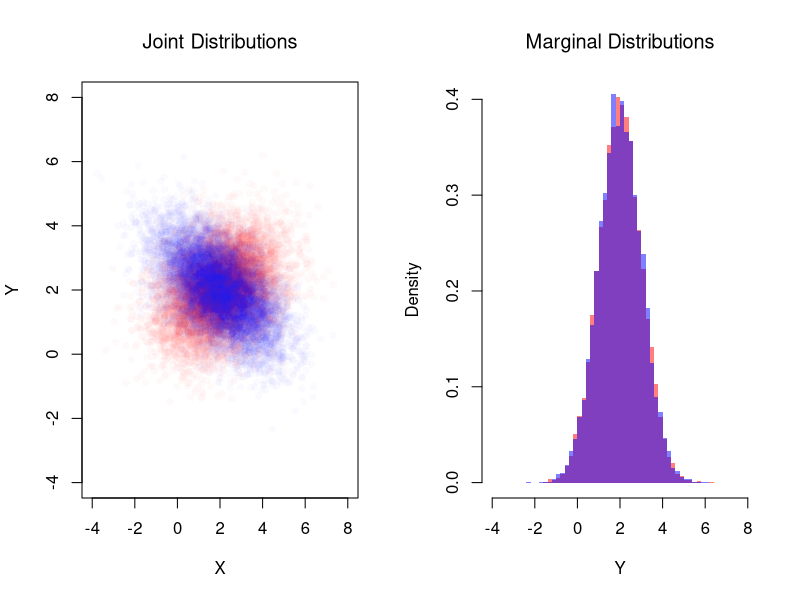
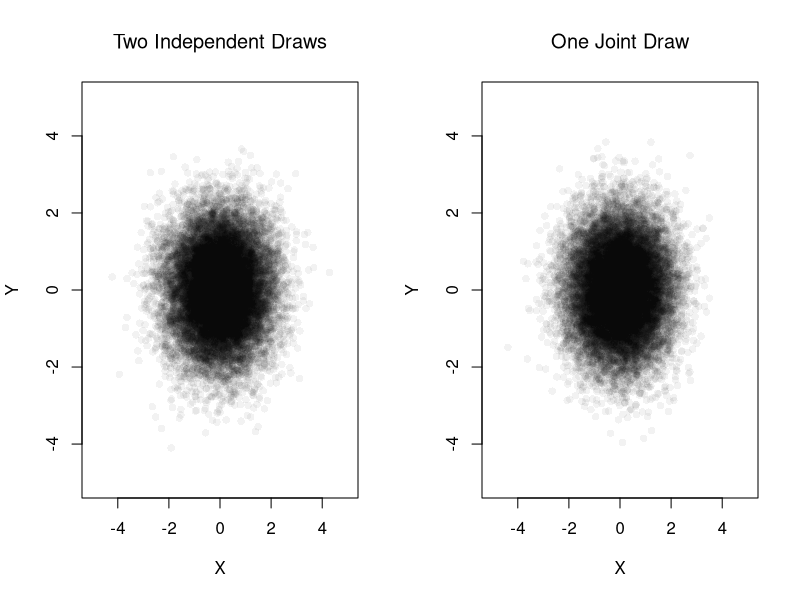
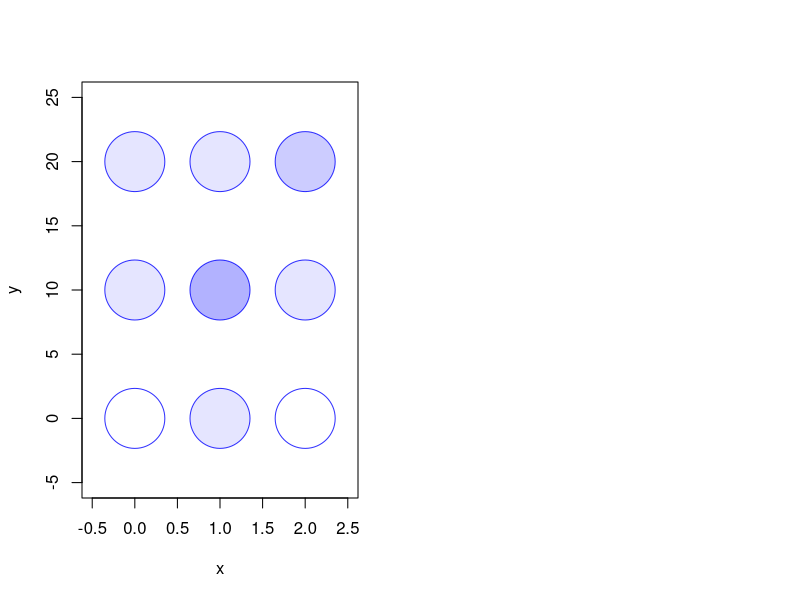

The R source for these figures, in order:
## ---- chunk 1
# Create a 2x2 matrix for the joint distribution.
# Rows correspond to X (coin 1), and columns correspond to Y (coin 2).
probs <- c(0.25, 0.25, 0.25, 0.25) # Fair coin
P_xy <- matrix( probs, nrow = 2, ncol = 2)
rownames(P_xy) <- c('Y=0', 'Y=1')
colnames(P_xy) <- c('X=0', 'X=1')
P_xy

# Draw N bivariate observations
N <- 500
xy_vals <- expand.grid(y = 0:1, x = 0:1)
draws <- sample(nrow(xy_vals), N, replace = TRUE, prob = P_xy)
x_sim <- xy_vals[draws, 'x']
y_sim <- xy_vals[draws, 'y']

# With enough draws, empirical frequencies approach the true probabilities
table(y_sim, x_sim) / N
P_xy
## ---- chunk 2
# Compute the marginal distributions.
# Marginal for X: sum across columns.
P_x <- colSums(P_xy)
P_x
# Marginal for Y: sum across rows.
P_y <- rowSums(P_xy)
P_y

# Compute the conditional probabilities Prob(Y | X).
PY_x <- matrix(0, nrow = 2, ncol = 2)
for (j in c(1, 2)) {
  PY_x[, j] <- P_xy[, j] / P_x[j]
}
rownames(PY_x) <- c('Y=0', 'Y=1')
colnames(PY_x) <- c('given X=0', 'given X=1')
PY_x
## ---- chunk 3
# Create the joint distribution matrix for the unfair coin case.
probs <- c(0.5, 0, 0, 0.5) # unfair coin

P_xy <- matrix( probs, nrow = 2, ncol = 2)
rownames(P_xy) <- c('Y=0', 'Y=1')
colnames(P_xy) <- c('X=0', 'X=1')
P_xy


# Compute the marginal distributions.
# Marginal for X: sum across columns.
P_x <- colSums(P_xy)
P_x
# Marginal for Y: sum across rows.
P_y <- rowSums(P_xy)
P_y

# Compute the conditional probabilities Prob(Y | X).
PY_x <- matrix(0, nrow = 2, ncol = 2)
for (j in c(1, 2)) {
  PY_x[, j] <- P_xy[, j] / P_x[j]
}
rownames(PY_x) <- c('Y=0', 'Y=1')
colnames(PY_x) <- c('given X=0', 'given X=1')
PY_x
## ---- chunk 4
probs <- c(0.4, 0.2, 0.1, 0.3)
P_xy <- matrix(probs, nrow = 2,
  dimnames = list(c('Y=0', 'Y=1'), c('X=0', 'X=1')))

# Draw N bivariate observations
xy_vals <- expand.grid(y = 0:1, x = 0:1)
N <- 500
draws <- sample(nrow(xy_vals), N, replace = TRUE, prob = P_xy)
x_sim <- xy_vals[draws, 'x']
y_sim <- xy_vals[draws, 'y']

table(y_sim, x_sim) / N
P_xy
## ---- chunk 5
library(mvtnorm)

# Simulate Bivariate Data
N <- 10000
Mu <- c(2, 2) ## Means

Sigma1 <- matrix(c(2, -.8, -.8, 1), 2, 2) ## CoVariance Matrix 1
xy1_sim <- rmvnorm(N, Mu, Sigma1)
colnames(xy1_sim) <- c('x_sim', 'y_sim')

Sigma2 <- matrix(c(2, .4, .4, 1), 2, 2) ## CoVariance Matrix 2
xy2_sim <- rmvnorm(N, Mu, Sigma2)
colnames(xy2_sim) <- c('x_sim', 'y_sim')

par(mfrow=c(1, 2))
## Different diagonals
plot(xy2_sim, col=rgb(1, 0, 0, 0.02), pch=16,
    main=NA,
    ylim=c(-4, 8), xlim=c(-4, 8),
    xlab='X', ylab='Y')
title('Joint Distributions', font.main=1)
points(xy1_sim, col=rgb(0, 0, 1, 0.02), pch=16)
## Same marginal distributions
xbks <- seq(-4, 8, by=.2)
hist(xy2_sim[, 2], col=rgb(1, 0, 0, 0.5),
    breaks=xbks, border=NA, freq=FALSE,
    xlab='Y',
    main=NA)
title('Marginal Distributions', font.main=1)
hist(xy1_sim[, 2], col=rgb(0, 0, 1, 0.5),
    add=TRUE, breaks=xbks, border=NA, freq=FALSE)
## ---- chunk 6
# Two independent standard normal random variables
n <- 2e4
xy_iid_sim <- cbind(rnorm(n), rnorm(n))

# One joint draw from a bivariate normal with zero correlation
xy_joint_sim <- mvtnorm::rmvnorm(n, c(0, 0))

par(mfrow=c(1, 2))
plot(xy_iid_sim, col=grey(0, .05), pch=16,
    xlim=c(-5, 5), ylim=c(-5, 5),
    main=NA, xlab='X', ylab='Y')
title('Two Independent Draws', font.main=1)
plot(xy_joint_sim, col=grey(0, .05), pch=16,
    xlim=c(-5, 5), ylim=c(-5, 5),
    main=NA, xlab='X', ylab='Y')
title('One Joint Draw', font.main=1)

# The joint density equals the product of the two marginal densities
d1 <- dnorm(xy_iid_sim[, 1])*dnorm(xy_iid_sim[, 2])
d2 <- mvtnorm::dmvnorm(xy_iid_sim, c(0, 0))
head(cbind(product=d1, joint=d2))
## ---- chunk 7
# Fair coins
probs <- c(0.25, 0.25, 0.25, 0.25)
P_xy <- matrix(probs, nrow = 2,
  dimnames = list(c('Y=0', 'Y=1'), c('X=0', 'X=1')))

# Marginals
P_x <- colSums(P_xy)
P_y <- rowSums(P_xy)

# Likelihood: Prob(Y=1 | X=x)
PY1_x <- P_xy['Y=1', ] / P_x
PY1_x

# Posterior: Prob(X=1 | Y=1)
posterior_x1 <- (PY1_x['X=1'] * P_x['X=1']) / P_y['Y=1']
posterior_x1  # equals the prior
## ---- chunk 8
# Unfair coins
probs <- c(0.4, 0.2, 0.1, 0.3)
P_xy <- matrix(probs, nrow = 2,
  dimnames = list(c('Y=0', 'Y=1'), c('X=0', 'X=1')))
P_xy

# Marginals
P_x <- colSums(P_xy)
P_y <- rowSums(P_xy)

# Likelihood: Prob(Y=1 | X=x)
PY1_x <- P_xy['Y=1', ] / P_x
PY1_x

# Posterior: Prob(X=1 | Y=1)
posterior_x1 <- (PY1_x['X=1'] * P_x['X=1']) / P_y['Y=1']
posterior_x1  # prior was 0.4, posterior is 0.6

# Also compute Prob(X=1 | Y=0)
PY0_x <- P_xy['Y=0', ] / P_x
posterior_x1_y0 <- (PY0_x['X=1'] * P_x['X=1']) / P_y['Y=0']
posterior_x1_y0  # seeing tails lowers belief to 0.2
## ---- chunk 9
# Make a Probability Table
x <- c(0, 1, 2)
y <- c(0, 10, 20)
P_xy <- matrix(c(
    0.0, 0.1, 0.0,
    0.1, 0.3, 0.1,
    0.1, 0.1, 0.2
), nrow=3, ncol=3, byrow=TRUE)
rownames(P_xy) <- paste0('y=', y)
colnames(P_xy) <-  paste0('x=', x)
P_xy

# Plot joint distribution
prob_table <- expand.grid(x=x, y=y)
prob_table[, 'probabilities'] <- as.vector(t(P_xy))
plot(prob_table[, 'x'], prob_table[, 'y'],
     xlim=c(-0.5, 2.5), ylim=c(-5, 25),
     pch=21, cex=8, col=rgb(0, 0, 1, .8),
     bg=rgb(0, 0, 1, prob_table[, 'probabilities']),
     main=NA, xlab='x', ylab='y')
## ---- chunk 10
# Compute Marginals
P_x <- colSums(P_xy) #Prob(X_i=x)
P_y <- rowSums(P_xy) #Prob(Y_i=y)

# Compute the conditional probabilities Prob(Y_i=y | X_i=x).
PY_x <- matrix(0, nrow = 3, ncol = 3)
for (j in seq(ncol(P_xy)) ) {
  PY_x[, j] <- P_xy[, j] / P_x[j]
}
rownames(PY_x) <- paste0('Y=', y)
colnames(PY_x) <- paste0('given X=', x)
PY_x

# Computational Shortcut: PY_x <- t( t(P_xy) / P_x )

# Conditional expectation E[Y_i|X_i=x]
EY_x <- colSums(PY_x * y)
EY_x

# Contrast with Grand Means
EX <- sum(x * P_x)
EY <- sum(y * P_y)
EY

# E[X_i|Y_i=y]
# PX_y <- P_xy / P_y  #Prob(X_i=x | Y_i=y)
# EX_y <- colSums(PX_y * x)
## ---- chunk 11
# Compute Covariance
dxy_grid <- expand.grid(dy=y-EY, dx=x-EX)[, c(2, 1)]
dxy_grid[, 'p'] <- as.vector(P_xy)
dxy_grid[, 'contribution'] <- dxy_grid[, 'dx'] * dxy_grid[, 'dy'] * dxy_grid[, 'p']
CovXY <- sum(dxy_grid[, 'contribution'])
CovXY

# Compute Variances
VX <- sum( (x-EX)^2 * P_x)
SX <- sqrt(VX)
VY <- sum( (y-EY)^2 * P_y)
SY <- sqrt(VY)

# Compute Correlation
CorXY <- CovXY / (SX * SY)
CorXY
## ---- chunk 12
# Regression coefficient: covariance over variance of X
CovXY / VX
